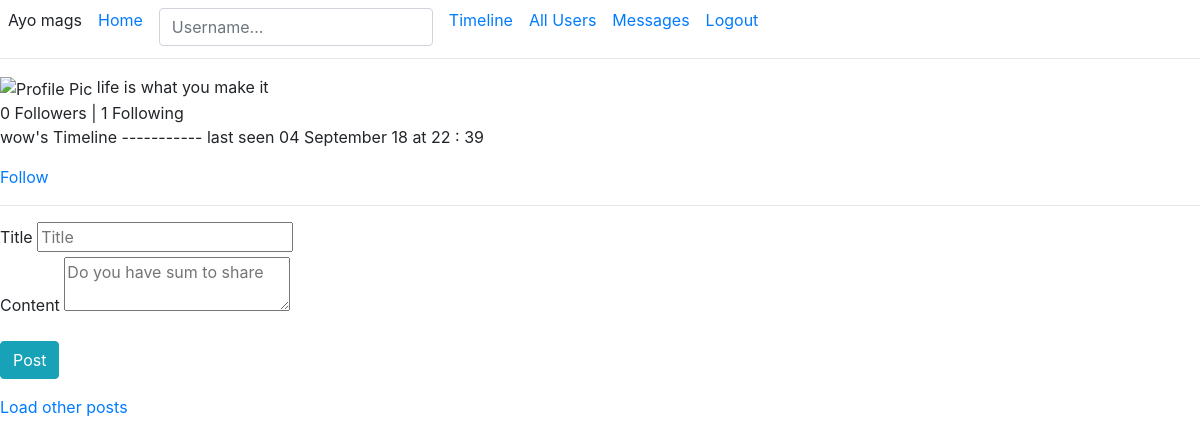
Page /loriumer/wow (signed in) on the committed database.
### chi/models.py (models this page shows, shortened)
class PaginatedAPIMixin (object):
	@staticmethod
	def to_dict_collection(query, page, per_page, endpoint, **kwargs):
		resources = query.paginate(page, per_page, False)
		data = {
			"users" : [item.py_dict() for item in resources.items],
			"meta_data" : {
				"page" : page,
				"per_page" : per_page,
				"total_pages" : resources.pages,
				"number_of_items" : resources.total
			},
			"_links" : {
				"self_url" : url_for(endpoint, page=page, per_page=per_page, **kwargs),
				"next_page" : url_for(endpoint, page=page + 1, per_page=per_page, **kwargs) if resources.has_next else None,
				"previous_page" : url_for(endpoint, page=page, per_page=per_page, **kwargs) if resources.has_prev else None
			}
		}
		return data

class User(PaginatedAPIMixin, db.Model, UserMixin):
	id = db.Column(db.Integer, primary_key=True)
	username = db.Column(db.String(50), index=True, unique=True, nullable=False)
	email = db.Column(db.String(60), index=True, unique=True, nullable=False)
	password = db.Column(db.String(130), nullable=False)
	account_date = db.Column(db.DateTime, default=datetime.utcnow)
	profile_pic = db.Column(db.String(25), default='profile.png')
	last_seen = db.Column(db.DateTime, default=datetime.utcnow)
	about_me = db.Column(db.String(200), nullable=True)
	posts = db.relationship('Post', backref='author', lazy='dynamic')
	messages = db.relationship('Messages', backref='sender', lazy='dynamic')
	followed_user = db.relationship ('User', secondary=followers,
			primaryjoin=(followers.c.follower_id == id),
			secondaryjoin=(followers.c.followed_user_id == id),
			backref=db.backref('followers', lazy='dynamic'), lazy='dynamic')
	def is_following(self, user):
		if self.id == user.id:
			return f' sorry you cant follow your self'
		return self.followed_user.filter(followers.c.followed_user_id == user.id).count() > 0
	""" Registering the user to the database """

### chi/users/routes.py (the view, shortened to what this page needs)
@user.route('/loriumer/<string:username>', methods=['POST', 'GET'])
@login_required
def timeline(username):
	user = User.query.filter_by(username=username).first_or_404()
	page = request.args.get('page', 1, type=int)
	if not user :
		return redirect (url_for('home.main'))
	form = PostForm()
	posts = user.posts.order_by(Post.date_posted.desc()).paginate(page, current_app.config['POSTS_PER_PAGE'], False)
	other_posts = url_for('user.timeline', username=user.username, page=posts.next_num) if posts.has_next else None
	previous_posts = url_for('user.timeline', username=user.username, page=posts.prev_num) if posts.has_prev else None
	return render_template('user/timeline.html', user=user, posts=posts.items, form=form, other_posts=other_posts, previous_posts=previous_posts)

### chi/users/forms.py
class PostForm (FlaskForm):
	title = StringField ('Title', validators=[DataRequired(), Length(max=100)])
	body = TextAreaField ('Content', validators=[DataRequired(), Length(min=2, max=250)])
	submit = SubmitField ('Post')

### chi/models.py (called while the page is built)
@login.user_loader
def load_user(id):
	return User.query.get(int(id))

### chi/users/routes.py (called while the page is built)
@user.before_request
def before_request():
	if current_user.is_authenticated:
		current_user.last_seen = datetime.today()
		db.session.commit()

### chi/templates/user/timeline.html (shortened to what this page needs)
{% extends 'base.html' %}
{% block content %}
	<img src="{{ user_profile_pic }}" alt="Profile Pic">
		<span>{% if user.about_me %} {{ user.about_me }} {% endif %}</span>
	<br>
	{{ user.followers.count() }} Followers | {{ user.followed_user.count() }} Following
	<br>
	{% if current_user.username == user.username %}
	{% else %}
	<span>
		{% if user.last_seen %}
			{{ user.username }}'s Timeline ----------- last seen {{ user.last_seen.strftime('%d %B %y') }} at
			{{ user.last_seen.strftime('%H : %M') }}
		{% endif %}
		{% if user.username != current_user.username %}
			{% if not current_user.is_following (user) %}
				<a href="{{ url_for ('user.follow', username=user.username) }}">Follow</a>
			{% else %}
				<a href="{{ url_for ('user.unfollow', username=user.username) }}">Unfollow</a>
			{% endif %}
		{% endif %}
	</span>
	{% endif %}
	<hr>
	{% if form %}
		<form action="" method="POST" class="form-group">
			<div>
				{{ form.title.label }}
				{{ form.title(placeholder='Title' ) }}
			</div>
			<div class="form-group">
				{{ form.body.label }}
				{{ form.body(placeholder='Do you have sum to share') }}
			</div>
			{{ form.submit(class='btn btn-info') }}
		</form>
	{% endif %}
	<table>
		<tr valign="top">
			{% if other_posts %}
				<a href="{{ other_posts }}">Load other posts</a>
			{% endif %}
		</tr>
	</table>
{% endblock content %}

### chi/templates/base.html (shortened to what this page needs)
<!DOCTYPE html>
<html lang="en">
<head>
    <link rel="stylesheet" type="text/css" href="{{ url_for('static', filename='css/bootstrap.min.css')}}">
</head>
<body>
	<div class="mines-nav">
		{% if current_user.is_anonymous %}
			<div>Google: <a href="/index">Login</a></div>
		{% else %}
			<div style="display: flex; flex-direction: row;">
				<span class="m-2">Ayo {{ current_user.username }}</span>
				<a href="{{ url_for ( 'home.main' ) }}" class="m-2">Home</a>
				<div class="m-search-box m-2">
					<input type="text" class="search-username form-control" name="username" placeholder="Username..." id="userFind">
				</div>
			<a href=" {{ url_for ( 'user.timeline', username=current_user.username ) }} " class="m-2">Timeline</a>
			<a href=" {{ url_for ( 'user.allusers' ) }} " class="m-2">All Users</a>
			<a href=" {{ url_for ( 'chat.message', reciever=current_user.username ) }} " class="m-2">Messages</a>
			<a href=" {{ url_for ( 'user.logout' ) }} " class="m-2 pull-left">Logout</a>
			</div>
		{% endif %}
		<hr class="mt-1">
	</div>
	{% block content %}{% endblock %}
</body>
</html>

### rows in the picture
User: username "mags"
User: about_me "life is what you make it", username "wow", last_seen "04 September 18", last_seen "22 : 39"

### other values in the picture
{{ user.followers.count() }} "0"
{{ user.followed_user.count() }} "1"
